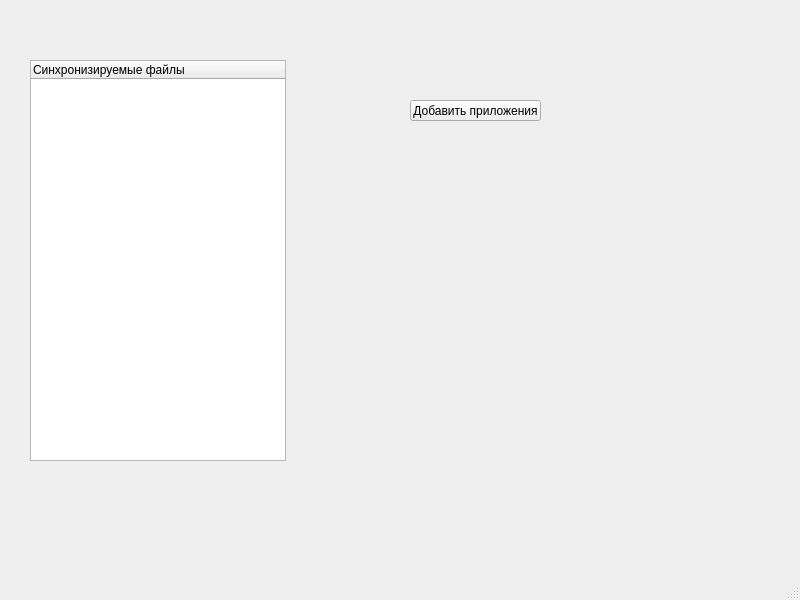
<?xml version="1.0" encoding="UTF-8"?>
<ui version="4.0">
 <class>MainWindow</class>
 <widget class="QMainWindow" name="MainWindow">
  <property name="geometry">
   <rect>
    <x>0</x>
    <y>0</y>
    <width>800</width>
    <height>600</height>
   </rect>
  </property>
  <property name="minimumSize">
   <size>
    <width>800</width>
    <height>600</height>
   </size>
  </property>
  <property name="maximumSize">
   <size>
    <width>800</width>
    <height>600</height>
   </size>
  </property>
  <property name="windowTitle">
   <string>MainWindow</string>
  </property>
  <widget class="QWidget" name="centralWidget">
   <widget class="QTreeWidget" name="treeWidget">
    <property name="geometry">
     <rect>
      <x>30</x>
      <y>60</y>
      <width>256</width>
      <height>401</height>
     </rect>
    </property>
    <property name="selectionMode">
     <enum>QAbstractItemView::ExtendedSelection</enum>
    </property>
    <property name="selectionBehavior">
     <enum>QAbstractItemView::SelectRows</enum>
    </property>
    <column>
     <property name="text">
      <string>Синхронизируемые файлы</string>
     </property>
    </column>
   </widget>
   <widget class="QPushButton" name="pushButton">
    <property name="geometry">
     <rect>
      <x>410</x>
      <y>100</y>
      <width>131</width>
      <height>21</height>
     </rect>
    </property>
    <property name="text">
     <string>Добавить приложения</string>
    </property>
   </widget>
  </widget>
  <widget class="QMenuBar" name="menuBar">
   <property name="geometry">
    <rect>
     <x>0</x>
     <y>0</y>
     <width>800</width>
     <height>21</height>
    </rect>
   </property>
  </widget>
  <widget class="QStatusBar" name="statusBar"/>
 </widget>
 <layoutdefault spacing="6" margin="11"/>
 <resources/>
 <connections/>
</ui>
